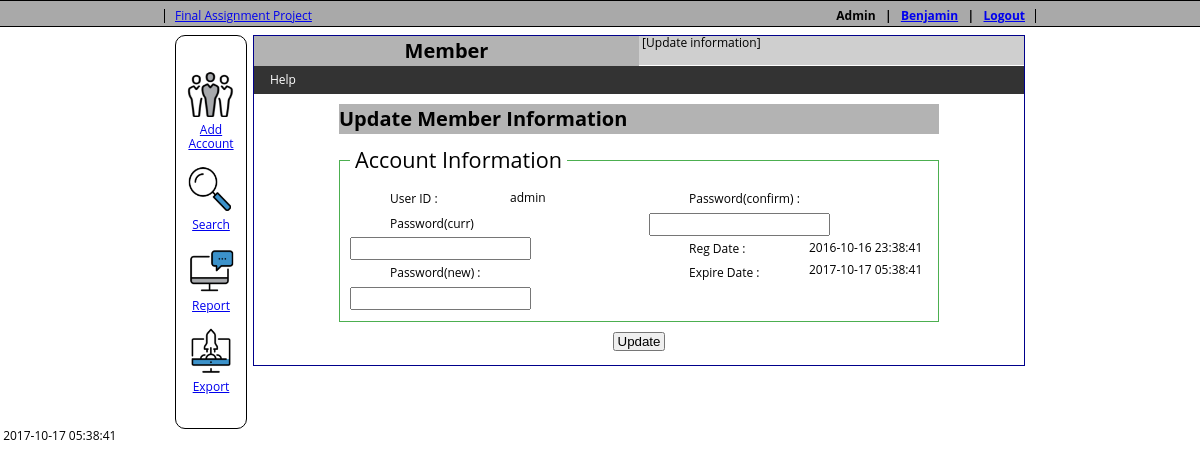
/Member/Update (signed in), run on the app's committed database.
### tables this page shows
CREATE TABLE `account` (
  `uid` int(11) NOT NULL AUTO_INCREMENT,
  `u_guid` varchar(36) NOT NULL,
  `user_id` varchar(20) NOT NULL,
  `password` varchar(20) NOT NULL,
  `name` varchar(45) DEFAULT NULL,
  `type` int(11) NOT NULL,
  `status` tinyint(4) DEFAULT '0' COMMENT 'active status\n0 : just created\n1 : actived\n99: blocked ',
  `reg_date` datetime DEFAULT CURRENT_TIMESTAMP,
  `expire_date` datetime DEFAULT NULL,
  PRIMARY KEY (`uid`),
  UNIQUE KEY `user_id_UNIQUE` (`user_id`),
  UNIQUE KEY `u_uuid_UNIQUE` (`u_guid`)
);

### _server/Enum.php (called while the page is built, shortened)
<?php
final class Navi extends Enum{
    public static function GetUrl( $path, $action = null) {
        $res = URL.$path;
        if(null != $action)
            $res .= '/'.$action;
        return $res;
    }
}
?>

### _server/GlobalData.php (called while the page is built, shortened)
<?php
    class GlobalData {
        public static function GetUuid() {
            return $_SESSION["u_uid"];
        }
    }
?>

### _server/libs/db_connect.php (called while the page is built, shortened)
<?php
    class dbCon
    {
        private static $_instance;
        private function __construct() {
            try {
                $this->_pdo = new PDO('mysql:host=localhost;dbname=lab_c0661374', 'root', '');
            } catch (PDOException $e) {
                echo "Connection Error: " . $e->getMessage();
            }
        }
        public static function GetConnection() {
            if (self::$_instance === null)
                self::$_instance = new dbCon();
            return self::$_instance->_pdo;
        }
    }
?>

### _server/models/DataResult_MemberInfo.php (called while the page is built, shortened)
<?php
    require_once ('_server/libs/db_connect.php');
    class DataResult_MemberInfo {
        public function __construct($u_uid = null) {
            $szQuery = "select * from account where uid = ".$u_uid;
            $res =  dbCon::GetConnection()->query($szQuery);
            $this->data = $res->fetch();
            return true;
        }
    }
?>

### _server/modules/Member/MemberDoc.php (called while the page is built, shortened)
<?php
    require_once ('_server/libs/db_connect.php');
    class MemberDoc {
        public static function ReqData_MemberInfo($u_uid = null) {
            require_once ('_server/models/DataResult_MemberInfo.php');
            return new DataResult_MemberInfo($u_uid);
        }
    }
?>

### _server/modules/Member/MemberView_Update.php (the view, shortened to what this page needs)
<?php
    require_once ("_server/modules/member/MemberDoc.php");
    $userData = MemberDoc::ReqData_MemberInfo(GlobalData::GetUuid())->data;
?>
        <div class="data_account">
        <form name="frmMember" action="<?=Navi::GetUrl(Navi::Member,'Update');?>" onsubmit="return validateForm()" method="post">
            <h1>Update Member Information</h1>
            <fieldset class="left_float">
                <legend>Account Information</legend>
                <label>User ID : </label><input type="hidden" name="user_id" value="<?=$userData['user_id']?>"><?=$userData['user_id']?><br>
                <label>Password(curr)</label><input type="text" id="password_cur" name="password_cur"><br>
                <label>Password(new) : </label><input type="password" id="password" name="password"> <br>
                <label>Password(confirm) : </label><input type="password" id="password_cfm" name="password_cfm"><br>
                <label>Reg Date : </label><span><?=$userData['reg_date']?></span><br>
                <label>Expire Date : </label><span><?=$userData['expire_date']?></span><br>
            </fieldset>
            </div>
            <div class="center_row">
                <button type="submit"> Update</button> <br><br>
            </div>
    </div>

### public/css/style.css (style rules this page uses)
html,body,div,span,applet,object,iframe,h1,h2,h3,h4,h5,h6,p,blockquote,pre,a,abbr,acronym,address,big,cite,code,del,dfn,em,font,img,ins,kbd,q,s,samp,small,strike,strong,sub,sup,tt,var,b,u,i,center,dl,dt,dd,ol,ul,li,fieldset,form,label,legend,table,caption,tbody,tfoot,thead,tr,th,td { margin: 0; padding: 0; border: 0; outline: 0; font-size: 100%; vertical-align: baseline; background: transparent; }
* { margin: 0; padding: 0; }
html { background-color: white; }
body { font-family:"Open Sans" ,Sans-Serif; font-size:12px; line-height:14px; background-repeat:repeat-x; }
h1, h1 a { font-size:20px; line-height:20px; }
.signup label, button { padding: 5px 0; }
.data_account { display: block; width: 600px; margin: 10px auto; border: 0px solid darkblue; text-align: left; line-height: 1.9em; }
.data_account label { margin: 1px 0; }
.data_account input { margin: 1px 0; padding: 2px 0; }
.left_float label { clear: left; float: left; width: 120px; padding-left: 40px; }
fieldset { margin: 10px 0; padding: 10px; border: 1px solid #4CAF50; column-count:2; column-gap:20px; }
fieldset legend { padding: 5px; font-size: 1.8em; }
fieldset label { clear: left; }
.center_row { clear: both; text-align: center; }
.frame button { padding: 0 3px; }
.frame h1 { background-color: #b3b3b3; padding: 5px 0; }

### data on the page
account: user "admin", reg_date "2016-10-16 23:38:41", expire_date "2017-10-17 05:38:41"

### other printed values
APP_NAME "Final Assignment Project"
GlobalData::GetUserType() "Admin"
GlobalData::GetUserName() "Benjamin"
Application::$section "Member"
$type "Update information"
GlobalData::GetDebug() "2017-10-17 05:38:41"
